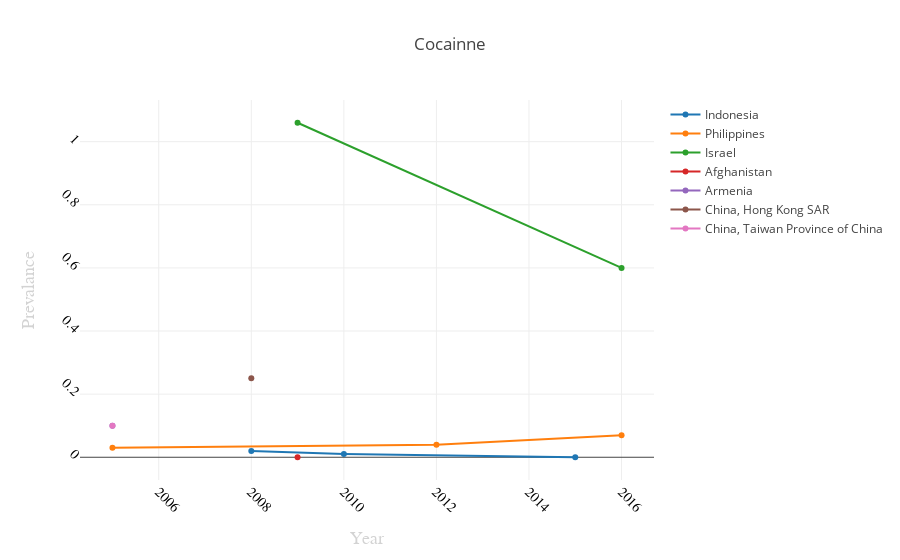

Notebook cell for this chart:
### Code cell
"""
import pandas as pd


plotly.offline.plot({
    "data": [go.Scatter(x=dfu.Year, y=dfu['Prevalence'])],
    "layout": go.Layout(title="AMphetamines")
}, auto_open=True)
"""
df3_mod=df3.loc[df3['Region'] == 'Asia']
df3_count=df3_mod.groupby('Country',).size().reset_index()
df3_count.rename(columns={0:'Count'},inplace=True)
df3_top=df3_count.sort_values('Count',ascending=False)[:7]

l=list(df3_top['Country'])
print(l)

data=[]
layout = go.Layout(title="Cocainne",
    xaxis=dict(
        title='Year',
        titlefont=dict(
            family='Arial, sans-serif',
            size=18,
            color='lightgrey'
        ),
        showticklabels=True,
        tickangle=45,
        tickfont=dict(
            family='Old Standard TT, serif',
            size=14,
            color='black'
        ),
        exponentformat='e',
        showexponent='all'
    ),
    yaxis=dict(
        title='Prevalance',
        titlefont=dict(
            family='Arial, sans-serif',
            size=18,
            color='lightgrey'
        ),
        showticklabels=True,
        tickangle=45,
        tickfont=dict(
            family='Old Standard TT, serif',
            size=14,
            color='black'
        ),
        exponentformat='e',
        showexponent='all'
    )
)
for i in range(len(l)):
    dfu=df3_mod[df3_mod['Country']==l[i]]
    trace0= go.Scatter(x=dfu.Year,y=dfu['Prevalence'],name= l[i]  )
    data.append(trace0) 
fig = go.Figure(data=data, layout=layout)
iplot(fig, filename='axes-labels')    
#iplot(data)#layout: {' Title' : "Amphetamines" })#xTitle='Year',yTitle='Prevalence'}

### Figure 1 — Plotly figure (JSON) as saved in the notebook; plotly's stock layout.template omitted (floating-point values rounded to 4 significant figures)
{"data": [{"name": "Indonesia", "type": "scatter", "uid": "f83b589c-a702-4c07-abea-81aa924111c8", "x": [2008, 2010, 2015], "y": [0.02, 0.01, 0]}, {"name": "Philippines", "type": "scatter", "uid": "f8754125-002b-4d9d-9e17-0f860ef62325", "x": [2005, 2012, 2016], "y": [0.03, 0.04, 0.07]}, {"name": "Israel", "type": "scatter", "uid": "477a5da1-66a8-43a0-9633-4c2439f6300a", "x": [2009, 2016], "y": [1.06, 0.6]}, {"name": "Afghanistan", "type": "scatter", "uid": "320a9f08-c691-4e45-b45f-3c32cdebd13e", "x": [2009], "y": [0]}, {"name": "Armenia", "type": "scatter", "uid": "e82f6399-ed20-474c-8e21-e1f579ded2f5", "x": [2005], "y": [0.1]}, {"name": "China, Hong Kong SAR", "type": "scatter", "uid": "65202b33-d907-4228-b205-d8ca901dd79e", "x": [2008], "y": [0.25]}, {"name": "China, Taiwan Province of China", "type": "scatter", "uid": "425836b5-e32d-4020-a9a8-09279f2c3336", "x": [2005], "y": [0.1]}], "layout": {"title": {"text": "Cocainne"}, "xaxis": {"exponentformat": "e", "showexponent": "all", "showticklabels": true, "tickangle": 45, "tickfont": {"color": "black", "family": "Old Standard TT, serif", "size": 14}, "title": {"font": {"color": "lightgrey", "family": "Arial, sans-serif", "size": 18}, "text": "Year"}}, "yaxis": {"exponentformat": "e", "showexponent": "all", "showticklabels": true, "tickangle": 45, "tickfont": {"color": "black", "family": "Old Standard TT, serif", "size": 14}, "title": {"font": {"color": "lightgrey", "family": "Arial, sans-serif", "size": 18}, "text": "Prevalance"}}}}
